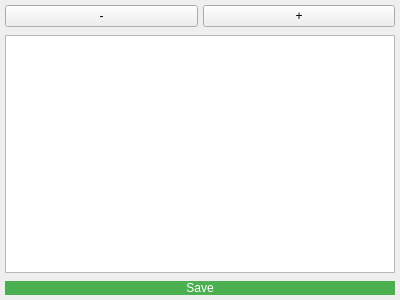
<?xml version="1.0" encoding="UTF-8"?>
<ui version="4.0">
 <class>TextEditorWidget</class>
 <widget class="QWidget" name="TextEditorWidget">
  <property name="geometry">
   <rect>
    <x>0</x>
    <y>0</y>
    <width>400</width>
    <height>300</height>
   </rect>
  </property>
  <property name="windowTitle">
   <string>Form</string>
  </property>
  <property name="sizePolicy">
   <sizepolicy hsizetype="Expanding" vsizetype="Expanding">
    <horstretch>0</horstretch>
    <verstretch>0</verstretch>
   </sizepolicy>
  </property>
  <layout class="QVBoxLayout" name="verticalLayout">
   <property name="spacing">
    <number>8</number>
   </property>
   <property name="leftMargin">
    <number>5</number>
   </property>
   <property name="topMargin">
    <number>5</number>
   </property>
   <property name="rightMargin">
    <number>5</number>
   </property>
   <property name="bottomMargin">
    <number>5</number>
   </property>
   <item>
    <layout class="QHBoxLayout" name="fontButtonLayout">
     <property name="spacing">
      <number>5</number>
     </property>
     <item>
      <widget class="QPushButton" name="decreaseFontButton">
       <property name="toolTip">
        <string>Decrease Font Size</string>
       </property>
       <property name="text">
        <string>-</string>
       </property>
      </widget>
     </item>
     <item>
      <widget class="QPushButton" name="increaseFontButton">
       <property name="toolTip">
        <string>Increase Font Size</string>
       </property>
       <property name="text">
        <string>+</string>
       </property>
      </widget>
     </item>
    </layout>
   </item>
   <item>
    <widget class="LineNumberTextEdit" name="textEdit">
     <property name="styleSheet">
      <string notr="true">LineNumberTextEdit {
                border: 1px solid #c0c0c0;
                background-color: #ffffff; /* White text area */
                selection-background-color: #a8d1ff; /* Light blue selection */
                font-family: Arial; /* Example font - can be changed */
                font-size: 12pt;
            }</string>
     </property>
    </widget>
   </item>
   <item>
    <widget class="QPushButton" name="saveButton">
     <property name="toolTip">
      <string>Save Transcript (Ctrl+S)</string>
     </property>
     <property name="styleSheet">
      <string notr="true">QPushButton#saveButton { /* Style for Save Button, using object name */
                background-color: #4CAF50; /* Green */
                color: white;
                border: none;
            }
            QPushButton#saveButton:hover {
                background-color: #45a049;
            }
            QPushButton#saveButton:pressed {
                background-color: #3d8b40;
            }</string>
     </property>
     <property name="text">
      <string>Save</string>
     </property>
     <property name="objectName">
      <string notr="true">saveButton</string>
     </property>
     <property name="minimumWidth">
      <number>80</number>
     </property>
    </widget>
   </item>
  </layout>
 </widget>
 <customwidgets>
  <customwidget>
   <class>LineNumberTextEdit</class>
   <extends>QPlainTextEdit</extends>
   <header>widgets.text_editor</header>
  </customwidget>
 </customwidgets>
 <resources/>
 <connections/>
</ui>
